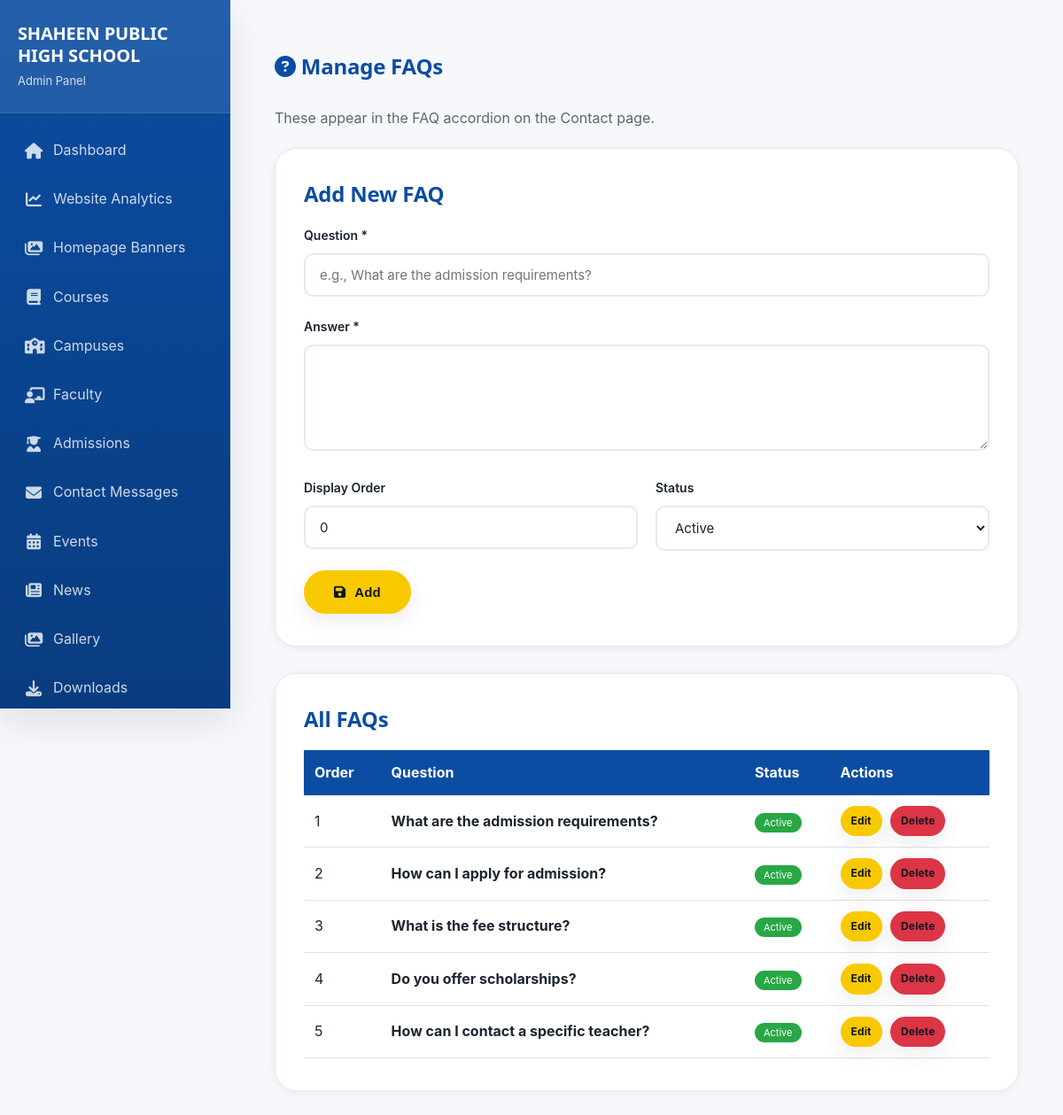
Page /AdminCP/manage_faqs.php (signed in) on the committed database.
### tables this page shows
CREATE TABLE `faqs` (
  `id` int(11) NOT NULL,
  `question` varchar(255) NOT NULL,
  `answer` text NOT NULL,
  `display_order` int(11) DEFAULT 0,
  `status` enum('active','inactive') DEFAULT 'active',
  `created_at` timestamp NOT NULL DEFAULT current_timestamp()
);

### AdminCP/manage_faqs.php (the view, shortened to what this page needs)
<?php
require_once '../includes/config.php';
$edit_faq = null;
$faqs = mysqli_query($conn, "SELECT * FROM faqs ORDER BY display_order ASC, id ASC");
?>
<!DOCTYPE html>
<html lang="en">
<head>
    <link rel="stylesheet" href="../css/style.css">
    <link rel="stylesheet" href="https://cdnjs.cloudflare.com/ajax/libs/font-awesome/6.4.0/css/all.min.css">
    <link rel="stylesheet" href="assets/admin.css">
</head>
<body style="background: var(--bg-light);">
<div class="admin-shell">
<?php $active_page = 'manage_faqs.php'; include 'includes/sidebar.php'; ?>
<div class="main-content">
    <div class="container" style="padding: 30px 20px;">
        <div style="display: flex; justify-content: space-between; align-items: center; margin-bottom: 30px; flex-wrap: wrap; gap: 15px;">
            <div class="admin-topbar-left">
                <h1 style="color: var(--primary-color); margin:0;"><i class="fas fa-question-circle"></i> Manage FAQs</h1>
            </div>
        </div>
        <p style="color: var(--text-light); margin-bottom: 20px;">These appear in the FAQ accordion on the Contact page.</p>
        <div class="card" style="margin-bottom: 30px;">
            <h2 style="color: var(--primary-color); margin-bottom: 20px;"><?php echo $edit_faq ? 'Edit FAQ' : 'Add New FAQ'; ?></h2>
            <form method="POST">
                <div class="form-group">
                    <label>Question *</label>
                    <input type="text" name="question" required value="<?php echo $edit_faq ? htmlspecialchars($edit_faq['question']) : ''; ?>" placeholder="e.g., What are the admission requirements?">
                </div>
                <div class="form-group">
                    <label>Answer *</label>
                    <textarea name="answer" required rows="4"><?php echo $edit_faq ? htmlspecialchars($edit_faq['answer']) : ''; ?></textarea>
                </div>
                <div style="display: grid; grid-template-columns: 1fr 1fr; gap: 20px;">
                    <div class="form-group">
                        <label>Display Order</label>
                        <input type="number" name="display_order" value="<?php echo $edit_faq ? intval($edit_faq['display_order']) : 0; ?>">
                    </div>
                    <div class="form-group">
                        <label>Status</label>
                        <select name="status">
                            <option value="active" <?php echo (!$edit_faq || $edit_faq['status'] == 'active') ? 'selected' : ''; ?>>Active</option>
                        </select>
                    </div>
                </div>
                <button type="submit" class="btn btn-primary"><i class="fas fa-save"></i> <?php echo $edit_faq ? 'Update' : 'Add'; ?></button>
            </form>
        </div>
        <div class="card">
            <h2 style="color: var(--primary-color); margin-bottom: 20px;">All FAQs</h2>
            <?php if ($faqs && mysqli_num_rows($faqs) > 0): ?>
                <table style="width: 100%; border-collapse: collapse;">
                    <thead>
                        <tr style="background: var(--primary-color); color: white;">
                            <th style="padding: 12px; text-align: left;">Order</th>
                            <th style="padding: 12px; text-align: left;">Question</th>
                            <th style="padding: 12px; text-align: left;">Status</th>
                            <th style="padding: 12px; text-align: left;">Actions</th>
                        </tr>
                    </thead>
                    <tbody>
                        <?php while ($faq = mysqli_fetch_assoc($faqs)): ?>
                            <tr style="border-bottom: 1px solid #e0e0e0;">
                                <td style="padding: 12px;"><?php echo intval($faq['display_order']); ?></td>
                                <td style="padding: 12px;"><strong><?php echo htmlspecialchars($faq['question']); ?></strong></td>
                                <td style="padding: 12px;"><span style="background: <?php echo $faq['status'] == 'active' ? '#28a745' : '#dc3545'; ?>; color: white; padding: 4px 10px; border-radius: 20px; font-size: 11px;"><?php echo ucfirst($faq['status']); ?></span></td>
                                <td style="padding: 12px;">
                                    <a href="?edit=<?php echo $faq['id']; ?>" class="btn btn-primary" style="padding: 5px 10px; font-size: 12px; margin-right: 5px;">Edit</a>
                                    <a href="?action=delete&id=<?php echo $faq['id']; ?>" class="btn btn-primary" style="padding: 5px 10px; font-size: 12px; background: #dc3545;" onclick="return confirm('Delete this FAQ?')">Delete</a>
                                </td>
                            </tr>
                        <?php endwhile; ?>
                    </tbody>
                </table>
            <?php else: ?>
                <p style="text-align: center; padding: 30px; color: var(--text-light);">No FAQs yet.</p>
            <?php endif; ?>
        </div>
    </div>
    </div>
</div>
</body>
</html>

### css/style.css (style rules this page uses)
:root { --primary-color: #0B4DA2; --secondary-color: #FFFFFF; --accent-color: #F9C900; --ink: #10151f; --text-dark: #1c2430; --text-light: #5c6672; --muted: #8892a0; --border-color: #e7e9ee; --bg-light: #f6f8fb; --surface: #ffffff; --primary-dark: #0a3a7a; --primary-dark: color-mix(in srgb, var(--primary-color) 78%, black); --primary-soft: #eaf1fb; --primary-soft: color-mix(in srgb, var(--primary-color) 8%, white); --accent-dark: #d1a900; --accent-dark: color-mix(in srgb, var(--accent-color) 80%, black); --font-display: 'Plus Jakarta Sans', 'Poppins', 'Segoe UI', sans-serif; --font-body: 'Inter', 'Segoe UI', Tahoma, Geneva, Verdana, sans-serif; --radius-sm: 10px; --radius-md: 16px; --radius-lg: 24px; --radius-pill: 999px; --shadow-xs: 0 2px 8px rgba(16, 21, 31, 0.06); --shadow-sm: 0 8px 24px rgba(16, 21, 31, 0.08); --shadow-md: 0 16px 40px rgba(16, 21, 31, 0.10); --shadow-lg: 0 30px 70px rgba(16, 21, 31, 0.14); --shadow: var(--shadow-sm); --shadow-lg-legacy: var(--shadow-md); --container-width: 1240px; --transition: 280ms cubic-bezier(.4,0,.2,1); }
* { margin: 0; padding: 0; box-sizing: border-box; }
html { scroll-behavior: smooth; }
body { font-family: var(--font-body); color: var(--text-dark); line-height: 1.7; overflow-x: hidden; background: var(--surface); -webkit-font-smoothing: antialiased; -moz-osx-font-smoothing: grayscale; }
h1, h2, h3, h4, h5, h6 { font-family: var(--font-display); color: var(--ink); line-height: 1.25; letter-spacing: -0.01em; }
a { text-decoration: none; color: inherit; transition: color var(--transition), background var(--transition), border-color var(--transition), transform var(--transition), box-shadow var(--transition); }
p { color: var(--text-light); }
.container { max-width: var(--container-width); margin: 0 auto; padding: 0 24px; }
.btn { display: inline-flex; align-items: center; justify-content: center; gap: 10px; padding: 14px 32px; border-radius: var(--radius-pill); font-weight: 700; font-size: 15px; letter-spacing: .01em; transition: all var(--transition); cursor: pointer; border: 2px solid transparent; }
.btn-primary { background: var(--accent-color); color: var(--ink); box-shadow: var(--shadow-sm); }
.card { background: var(--surface); border-radius: var(--radius-lg); padding: 36px 32px; box-shadow: var(--shadow-xs); transition: all var(--transition); border: 1px solid var(--border-color); }
.form-group { margin-bottom: 22px; }
.form-group label { display: block; margin-bottom: 8px; font-weight: 600; color: var(--text-dark); font-size: 14px; }
.form-group input, .form-group select, .form-group textarea { width: 100%; padding: 13px 16px; border: 2px solid var(--border-color); border-radius: var(--radius-sm); font-size: 15px; transition: all var(--transition); font-family: inherit; background: var(--surface); color: var(--text-dark); }
.form-group textarea { resize: vertical; min-height: 120px; }

### AdminCP/assets/admin.css (style rules this page uses)
* { margin: 0; padding: 0; box-sizing: border-box; }
html, body { height: 100%; }
body { background: var(--bg-light, #f5f7fa); font-family: var(--font-body, 'Segoe UI'), Tahoma, Geneva, Verdana, sans-serif; }
.admin-shell { display: grid; grid-template-columns: 260px minmax(0, 1fr); min-height: 100vh; }
.main-content { min-width: 0; padding: 30px; }
.admin-topbar-left { display: flex; align-items: center; gap: 14px; min-width: 0; }
.admin-topbar-left h1 { color: var(--primary-color, #0B4DA2); font-size: 24px; }

### rows in the picture
faqs: display_order "1", question "What are the admission requirements?", status "Active"
faqs: display_order "2", question "How can I apply for admission?", status "Active"
faqs: display_order "3", question "What is the fee structure?", status "Active"
faqs: display_order "4", question "Do you offer scholarships?", status "Active"
faqs: display_order "5", question "How can I contact a specific teacher?", status "Active"

### other values in the picture
SITE_NAME "SHAHEEN PUBLIC HIGH SCHOOL"
$label "Dashboard"
$label "Website Analytics"
$label "Homepage Banners"
$label "Courses"
$label "Campuses"
$label "Faculty"
$label "Admissions"
$label "Contact Messages"
$label "Events"
$label "News"
$label "Gallery"
$label "Downloads"
